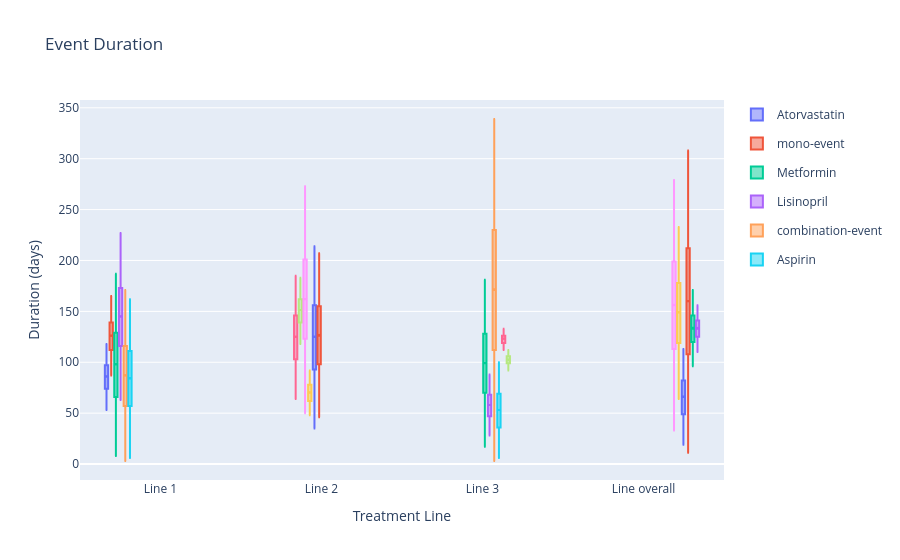

Notebook source saved alongside this figure:
### Code cell
# Duration plot from mock data
plot_event_duration(mock_dur)

### Figure 1 — Plotly figure (JSON) as saved in the notebook; plotly's stock layout.template omitted (floating-point values rounded to 4 significant figures)
{"data": [{"boxpoints": false, "legendgroup": "Atorvastatin", "lowerfence": [53], "mean": [86.1], "median": [86], "name": "Atorvastatin", "q1": [74], "q3": [97], "showlegend": true, "type": "box", "upperfence": [118], "x": ["Line 1"]}, {"boxpoints": false, "legendgroup": "mono-event", "lowerfence": [87], "mean": [126.3], "median": [126], "name": "mono-event", "q1": [112], "q3": [139], "showlegend": true, "type": "box", "upperfence": [165], "x": ["Line 1"]}, {"boxpoints": false, "legendgroup": "Metformin", "lowerfence": [8], "mean": [98.02], "median": [98], "name": "Metformin", "q1": [66], "q3": [129], "showlegend": true, "type": "box", "upperfence": [187], "x": ["Line 1"]}, {"boxpoints": false, "legendgroup": "Lisinopril", "lowerfence": [63], "mean": [145.1], "median": [145], "name": "Lisinopril", "q1": [116], "q3": [173], "showlegend": true, "type": "box", "upperfence": [227], "x": ["Line 1"]}, {"boxpoints": false, "legendgroup": "combination-event", "lowerfence": [3], "mean": [87.29], "median": [87], "name": "combination-event", "q1": [57], "q3": [116], "showlegend": true, "type": "box", "upperfence": [171], "x": ["Line 1"]}, {"boxpoints": false, "legendgroup": "Aspirin", "lowerfence": [6], "mean": [84.48], "median": [84], "name": "Aspirin", "q1": [57], "q3": [111], "showlegend": true, "type": "box", "upperfence": [162], "x": ["Line 1"]}, {"boxpoints": false, "legendgroup": "Aspirin", "lowerfence": [64], "mean": [125.0], "median": [125], "name": "Aspirin", "q1": [103], "q3": [146], "showlegend": false, "type": "box", "upperfence": [185], "x": ["Line 2"]}, {"boxpoints": false, "legendgroup": "mono-event", "lowerfence": [118], "mean": [151.3], "median": [151], "name": "mono-event", "q1": [139], "q3": [162], "showlegend": false, "type": "box", "upperfence": [183], "x": ["Line 2"]}, {"boxpoints": false, "legendgroup": "Atorvastatin", "lowerfence": [50], "mean": [162.1], "median": [162], "name": "Atorvastatin", "q1": [123], "q3": [201], "showlegend": false, "type": "box", "upperfence": [273], "x": ["Line 2"]}, {"boxpoints": false, "legendgroup": "Metformin", "lowerfence": [48], "mean": [70.58], "median": [70], "name": "Metformin", "q1": [62], "q3": [78], "showlegend": false, "type": "box", "upperfence": [92], "x": ["Line 2"]}, {"boxpoints": false, "legendgroup": "Lisinopril", "lowerfence": [35], "mean": [125.1], "median": [125], "name": "Lisinopril", "q1": [93], "q3": [156], "showlegend": false, "type": "box", "upperfence": [214], "x": ["Line 2"]}, {"boxpoints": false, "legendgroup": "combination-event", "lowerfence": [46], "mean": [126.9], "median": [126], "name": "combination-event", "q1": [98], "q3": [155], "showlegend": false, "type": "box", "upperfence": [207], "x": ["Line 2"]}, {"boxpoints": false, "legendgroup": "Atorvastatin", "lowerfence": [17], "mean": [99.33], "median": [99], "name": "Atorvastatin", "q1": [70], "q3": [128], "showlegend": false, "type": "box", "upperfence": [181], "x": ["Line 3"]}, {"boxpoints": false, "legendgroup": "mono-event", "lowerfence": [28], "mean": [58.06], "median": [58], "name": "mono-event", "q1": [47], "q3": [68], "showlegend": false, "type": "box", "upperfence": [88], "x": ["Line 3"]}, {"boxpoints": false, "legendgroup": "Lisinopril", "lowerfence": [3], "mean": [171.7], "median": [171], "name": "Lisinopril", "q1": [112], "q3": [230], "showlegend": false, "type": "box", "upperfence": [339], "x": ["Line 3"]}, {"boxpoints": false, "legendgroup": "combination-event", "lowerfence": [6], "mean": [53.15], "median": [53], "name": "combination-event", "q1": [36], "q3": [69], "showlegend": false, "type": "box", "upperfence": [100], "x": ["Line 3"]}, {"boxpoints": false, "legendgroup": "Aspirin", "lowerfence": [112], "mean": [123.3], "median": [123], "name": "Aspirin", "q1": [119], "q3": [126], "showlegend": false, "type": "box", "upperfence": [133], "x": ["Line 3"]}, {"boxpoints": false, "legendgroup": "Metformin", "lowerfence": [92], "mean": [102.7], "median": [102], "name": "Metformin", "q1": [99], "q3": [106], "showlegend": false, "type": "box", "upperfence": [112], "x": ["Line 3"]}, {"boxpoints": false, "legendgroup": "Aspirin", "lowerfence": [33], "mean": [156.4], "median": [156], "name": "Aspirin", "q1": [113], "q3": [199], "showlegend": false, "type": "box", "upperfence": [279], "x": ["Line overall"]}, {"boxpoints": false, "legendgroup": "mono-event", "lowerfence": [64], "mean": [149.3], "median": [149], "name": "mono-event", "q1": [119], "q3": [178], "showlegend": false, "type": "box", "upperfence": [233], "x": ["Line overall"]}, {"boxpoints": false, "legendgroup": "Metformin", "lowerfence": [19], "mean": [66.38], "median": [66], "name": "Metformin", "q1": [49], "q3": [82], "showlegend": false, "type": "box", "upperfence": [113], "x": ["Line overall"]}, {"boxpoints": false, "legendgroup": "combination-event", "lowerfence": [11], "mean": [160.1], "median": [160], "name": "combination-event", "q1": [108], "q3": [212], "showlegend": false, "type": "box", "upperfence": [308], "x": ["Line overall"]}, {"boxpoints": false, "legendgroup": "Atorvastatin", "lowerfence": [96], "mean": [133.9], "median": [133], "name": "Atorvastatin", "q1": [120], "q3": [146], "showlegend": false, "type": "box", "upperfence": [171], "x": ["Line overall"]}, {"boxpoints": false, "legendgroup": "Lisinopril", "lowerfence": [110], "mean": [133.8], "median": [133], "name": "Lisinopril", "q1": [125], "q3": [141], "showlegend": false, "type": "box", "upperfence": [156], "x": ["Line overall"]}], "layout": {"boxmode": "group", "title": {"text": "Event Duration"}, "xaxis": {"title": {"text": "Treatment Line"}}, "yaxis": {"title": {"text": "Duration (days)"}}}}
